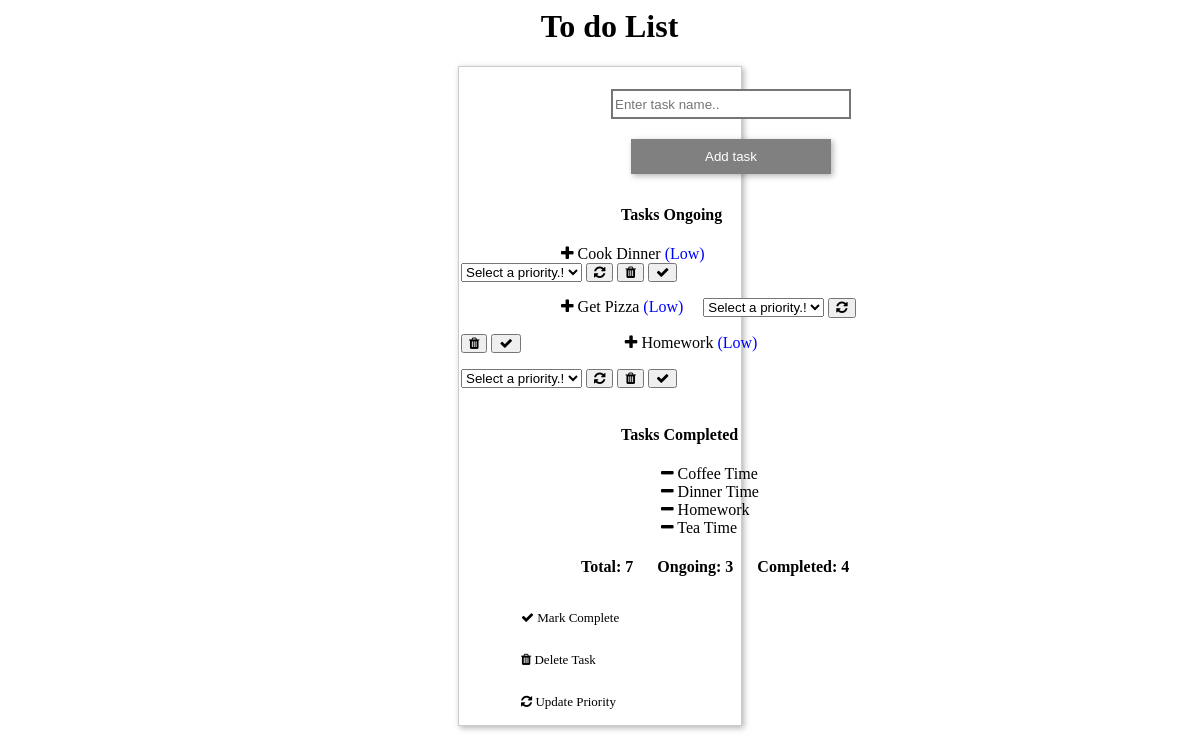
/, run on an earlier commit of the app's database.
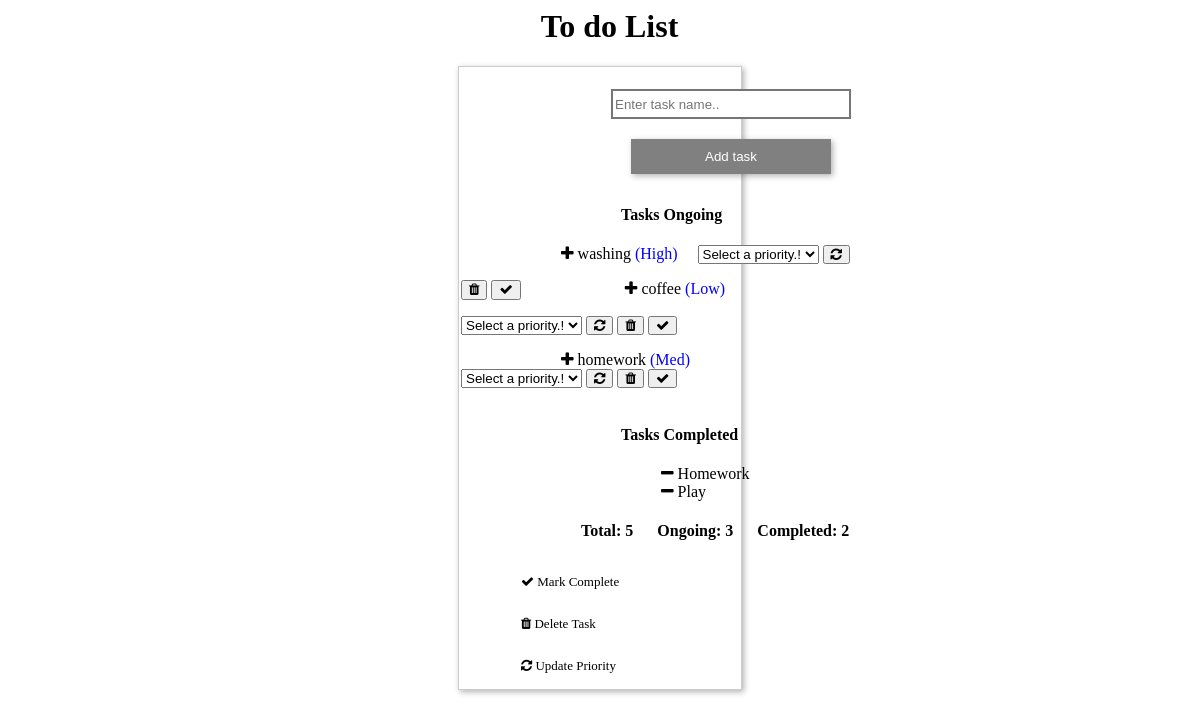
And on a later commit of the database.
### tables this page shows
CREATE TABLE tasks (
                        task_number VARCHAR(10) PRIMARY KEY,
                        task_name   VARCHAR (255) NOT NULL,
                        task_status VARCHAR (30),
                        task_priority VARCHAR (30)
                      );

### db/SQLiteConnection.php (called while the page is built, shortened)
<?php
class SQLiteConnection {
    private $pdo;
    public function connect() {
        if ($this->pdo == null) {
            try {
                $this->pdo = new \PDO("sqlite:" . Config::PATH_TO_SQLITE_FILE);
             } catch (\PDOException $e) {
                echo "failed";
             }
        }
        return $this->pdo;
    }
}

### db/SQLiteSelect.php (called while the page is built, shortened)
<?php
class SQLiteSelect {
    private $pdo;
    public function __construct($pdo) {
        $this->pdo = $pdo;
    }
    public function getTasks() {
        $sql = "SELECT * FROM tasks ORDER BY task_priority, task_name";
        $stmt = $this->pdo->prepare($sql);
        $stmt->execute();
        $result =  $stmt->fetchAll(\PDO::FETCH_ASSOC);
        return $result;
    }
}

### index.php (the view, shortened to what this page needs)
<?php
$select = new SQLiteSelect((new SQLiteConnection())->connect());
$tasks = $select->getTasks();
?>
<html>
    <head>
    <link rel="stylesheet" href="./assets/css/index.css">
    <link rel="stylesheet" href="https://cdnjs.cloudflare.com/ajax/libs/font-awesome/4.7.0/css/font-awesome.min.css">
    <h1>To do List</h1>
    </head>
        <article class = "card">
            <div class="text">
                <form action="addTask.php" method="post">
                    <input required type = "text" placeholder="Enter task name.." name="task" id = "task" maxlength="30" class = "task"/>
                    <br/>
                    <input type="submit" class = "button" value = "Add task" />
                </form>
                <h4>Tasks Ongoing</h4>
                <?php
                    $index = 0;
                    $inProgressCount = 0;
                    while(!empty($tasks[$index])) {
                        if ($tasks[$index]['task_status'] == 'In Progress'){
                            $inProgressCount++;
                ?>
                <div class="content-div">
                    <label class="label">
                    <i class="fa fa-plus"></i>
                        <?php echo $tasks[$index]['task_name'];?>
                    </label>
                    <label class="label-priority">
                        (<?php echo $tasks[$index]['task_priority'];?>)
                    </label>
                </div>
                <div class="content-div2">
                <form action="updatePriority.php" method="post">
                <select name="priority" id="priority">
                        <option value="" disabled selected>Select a priority.!</option>
                    </select>
                    <button>
                    <i class="fa fa-refresh"></i>
                    </button>
                    </form>
                </div>
                <div class="content-div2">
                    <form action="deleteTask.php" method="post">
                        <button>
                        <i class="fa fa-trash"></i>
                        </button>
                    </form>
                </div>
                <div class="content-div3">
                <form action="updateTask.php" method="post">
                    <button>
                    <i class="fa fa-check"></i>
                    </button>
                    </form>
                </div>
                <?php
                }
                $index++;
            }?>
            <h4>Tasks Completed</h4>
                <?php
                    $index = 0;
                    $completedCount = 0;
                    while(!empty($tasks[$index])) {
                        if ($tasks[$index]['task_status'] == 'Completed'){
                            $completedCount++;
                ?>
                <div class="content-div">
                    <label class="label2">
                    <i class="fa fa-minus"></i>
                        <?php echo $tasks[$index]['task_name'];?>
                    </label>
                </div>
                <?php
                }
                $index++;
            }?>
            <br/>
            <div class="total-content1">
                <h4 class = "count">Total: <?php echo $inProgressCount + $completedCount ?></h4>
            </div>
            <div class="total-content2">
                <h4 class = "count">Ongoing: <?php echo $inProgressCount ?></h4>
            </div>
            <div class="total-content3">
                <h4 class = "count">Completed: <?php echo $completedCount ?></h4>
            </div>
            </div>
            <br/>
                <div class="icon-help">
                    <p> <i class="fa fa-check"></i> Mark Complete </p>
                </div>
                <div class="icon-help">
                    <p> <i class="fa fa-trash"></i> Delete Task </p>
                </div>
                <div class="icon-help">
                    <p> <i class="fa fa-refresh"></i> Update Priority </p>
                </div>
        </article>
</html>

What changed in the data, as far as the page shows it:
no longer on one of the page's lists (row edited): tasks: task_name "Homework", task_name "Tea Time"
changed tasks "Low": task_name "Cook Dinner" → "washing"; task_priority "Low" → "High"; task_name "Get Pizza" → "coffee"; task_name "Homework" → "homework"; task_priority "Low" → "Med"; task_name "Coffee Time" → "Homework"; task_name "Dinner Time" → "Play"
Also different on the page:
$inProgressCount + $completedCount: "7" → "5"
$completedCount: "4" → "2"
